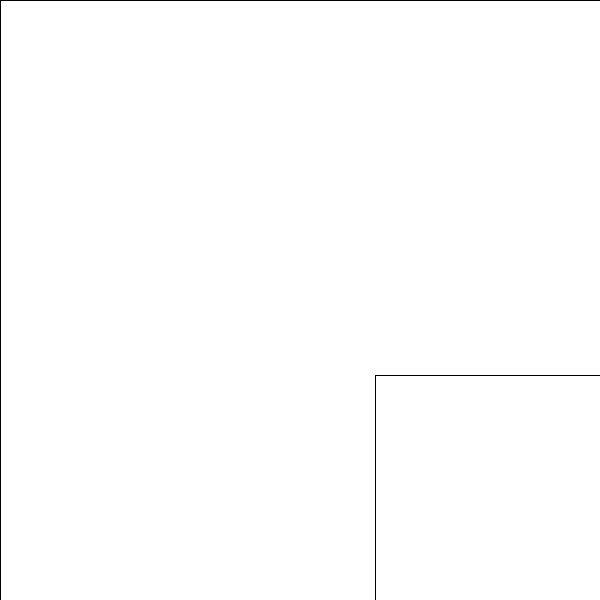
Frame 1 (no input)
Frame 60 (the mouse pressed at the canvas centre just before this capture): identical to frame 1, image omitted
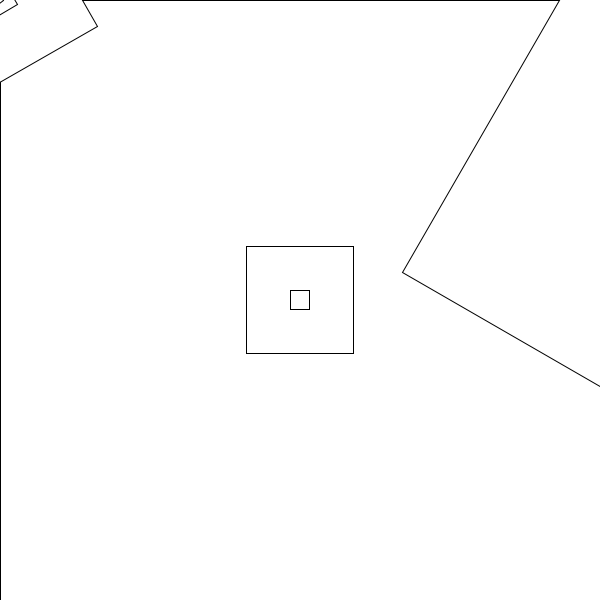
Frame 120 (the mouse held since frame 60 and released just before this capture)

The Processing sketch that drew these frames (run headless with seeded random() and noise(); from frame 60 on, the mouse is pressed at the canvas centre):

// Processing sketch: week11note_1
// ── week11note_1.pde
void setup(){
  size(600,600);
  background(255);
  //drawRect(width/2,height/2,600);
  //noFill();
  rectMode(CENTER);
}

void draw(){
  drawRect(width/2,height/2,width);
}

void drawRect(int x, int y, float radius){
  rect(x,y,radius,radius);
  //ellipse(x,y,radius,radius);
  if(radius>5){
    radius*= .75;
    pushMatrix();
    translate(x,y);
    float theta = mouseY;
    //theta+=30;
    rotate(radians(theta));
    drawRect(x,y,radius);
    //drawRect(x/4,y/4,radius);
    //drawRect(x/6,y/6,radius);
    //drawRect(x/8,y/8,radius);
    popMatrix();
  } 
}
